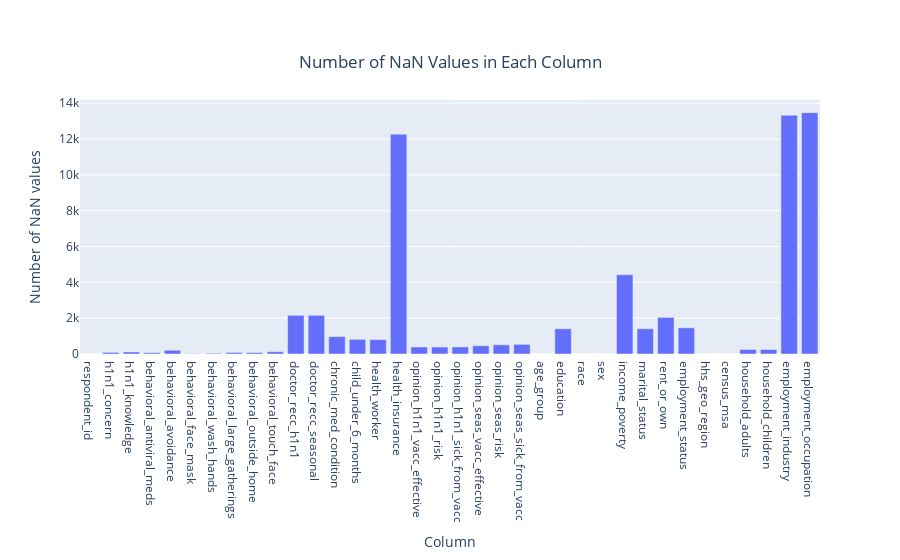
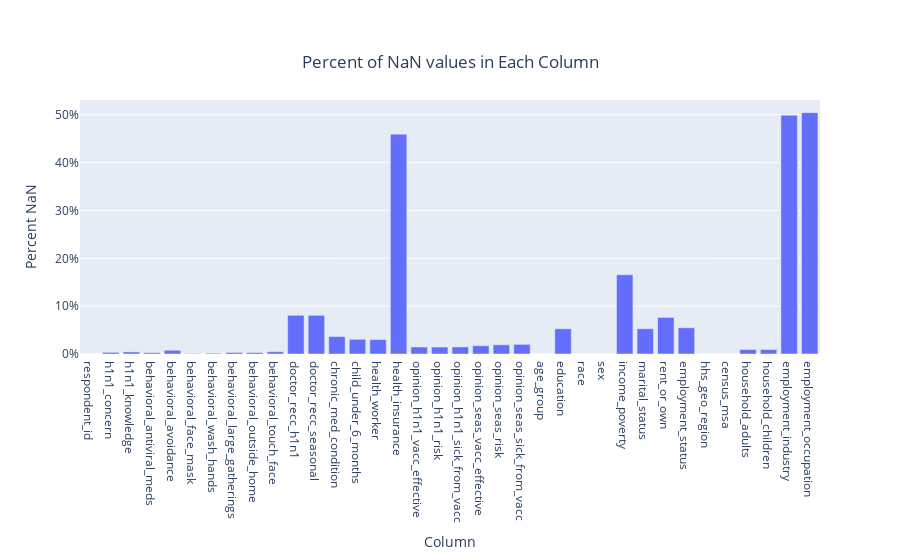
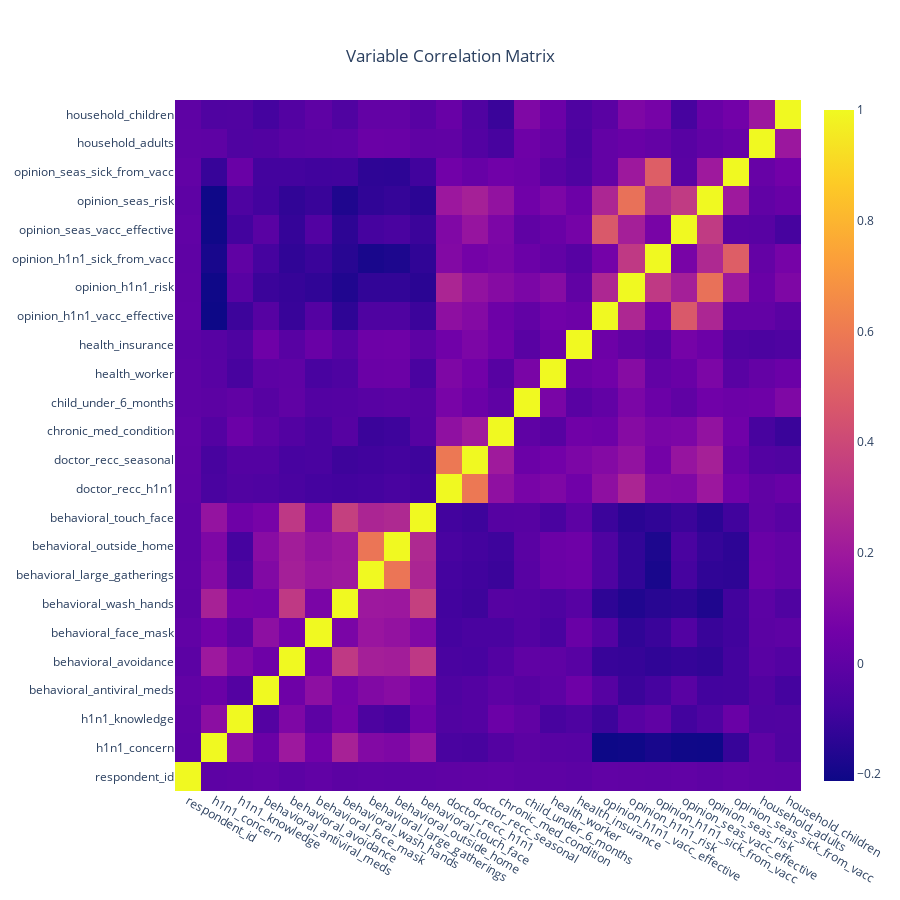

Notebook cell for these charts, in order:
### Code cell
p.common()

### Figure 1 — Plotly figure (JSON) as saved in the notebook; plotly's stock layout.template omitted (floating-point values rounded to 4 significant figures)
{"data": [{"type": "bar", "x": ["respondent_id", "h1n1_concern", "h1n1_knowledge", "behavioral_antiviral_meds", "behavioral_avoidance", "behavioral_face_mask", "behavioral_wash_hands", "behavioral_large_gatherings", "behavioral_outside_home", "behavioral_touch_face", "doctor_recc_h1n1", "doctor_recc_seasonal", "chronic_med_condition", "child_under_6_months", "health_worker", "health_insurance", "opinion_h1n1_vacc_effective", "opinion_h1n1_risk", "opinion_h1n1_sick_from_vacc", "opinion_seas_vacc_effective", "opinion_seas_risk", "opinion_seas_sick_from_vacc", "age_group", "education", "race", "sex", "income_poverty", "marital_status", "rent_or_own", "employment_status", "hhs_geo_region", "census_msa", "household_adults", "household_children", "employment_industry", "employment_occupation"], "y": [0, 92, 116, 71, 208, 19, 42, 87, 82, 128, 2160, 2160, 971, 820, 804, 12274, 391, 388, 395, 462, 514, 537, 0, 1407, 0, 0, 4423, 1408, 2042, 1463, 0, 0, 249, 249, 13330, 13470]}], "layout": {"title": {"text": "Number of NaN Values in Each Column", "x": 0.5, "xanchor": "center", "y": 0.9, "yanchor": "top"}, "xaxis": {"title": {"text": "Column"}}, "yaxis": {"rangemode": "nonnegative", "title": {"text": "Number of NaN values"}}}}

### Figure 2 — Plotly figure (JSON) as saved in the notebook; plotly's stock layout.template omitted (floating-point values rounded to 4 significant figures)
{"data": [{"type": "bar", "x": ["respondent_id", "h1n1_concern", "h1n1_knowledge", "behavioral_antiviral_meds", "behavioral_avoidance", "behavioral_face_mask", "behavioral_wash_hands", "behavioral_large_gatherings", "behavioral_outside_home", "behavioral_touch_face", "doctor_recc_h1n1", "doctor_recc_seasonal", "chronic_med_condition", "child_under_6_months", "health_worker", "health_insurance", "opinion_h1n1_vacc_effective", "opinion_h1n1_risk", "opinion_h1n1_sick_from_vacc", "opinion_seas_vacc_effective", "opinion_seas_risk", "opinion_seas_sick_from_vacc", "age_group", "education", "race", "sex", "income_poverty", "marital_status", "rent_or_own", "employment_status", "hhs_geo_region", "census_msa", "household_adults", "household_children", "employment_industry", "employment_occupation"], "y": [0, 0.003445, 0.004343, 0.002658, 0.007788, 0.0007114, 0.001573, 0.003258, 0.00307, 0.004793, 0.08088, 0.08088, 0.03636, 0.0307, 0.0301, 0.4596, 0.01464, 0.01453, 0.01479, 0.0173, 0.01925, 0.02011, 0, 0.05268, 0, 0, 0.1656, 0.05272, 0.07646, 0.05478, 0, 0, 0.009323, 0.009323, 0.4991, 0.5044]}], "layout": {"title": {"text": "Percent of NaN values in Each Column", "x": 0.5, "xanchor": "center", "y": 0.9, "yanchor": "top"}, "xaxis": {"title": {"text": "Column"}}, "yaxis": {"rangemode": "nonnegative", "tickformat": ".0%", "title": {"text": "Percent NaN"}}}}

### Figure 3 — Plotly figure (JSON) as saved in the notebook; plotly's stock layout.template omitted (floating-point values rounded to 4 significant figures; data arrays with more than 128 entries replaced by an {"elided": "..."} marker saying what was removed)
{"data": [{"hoverongaps": false, "type": "heatmap", "x": ["respondent_id", "h1n1_concern", "h1n1_knowledge", "behavioral_antiviral_meds", "behavioral_avoidance", "behavioral_face_mask", "behavioral_wash_hands", "behavioral_large_gatherings", "behavioral_outside_home", "behavioral_touch_face", "doctor_recc_h1n1", "doctor_recc_seasonal", "chronic_med_condition", "child_under_6_months", "health_worker", "health_insurance", "opinion_h1n1_vacc_effective", "opinion_h1n1_risk", "opinion_h1n1_sick_from_vacc", "opinion_seas_vacc_effective", "opinion_seas_risk", "opinion_seas_sick_from_vacc", "household_adults", "household_children"], "y": ["respondent_id", "h1n1_concern", "h1n1_knowledge", "behavioral_antiviral_meds", "behavioral_avoidance", "behavioral_face_mask", "behavioral_wash_hands", "behavioral_large_gatherings", "behavioral_outside_home", "behavioral_touch_face", "doctor_recc_h1n1", "doctor_recc_seasonal", "chronic_med_condition", "child_under_6_months", "health_worker", "health_insurance", "opinion_h1n1_vacc_effective", "opinion_h1n1_risk", "opinion_h1n1_sick_from_vacc", "opinion_seas_vacc_effective", "opinion_seas_risk", "opinion_seas_sick_from_vacc", "household_adults", "household_children"], "z": {"elided": "24x24 float values"}}], "layout": {"height": 900, "title": {"text": "Variable Correlation Matrix", "x": 0.5, "xanchor": "center", "yanchor": "top"}, "width": 900}}
